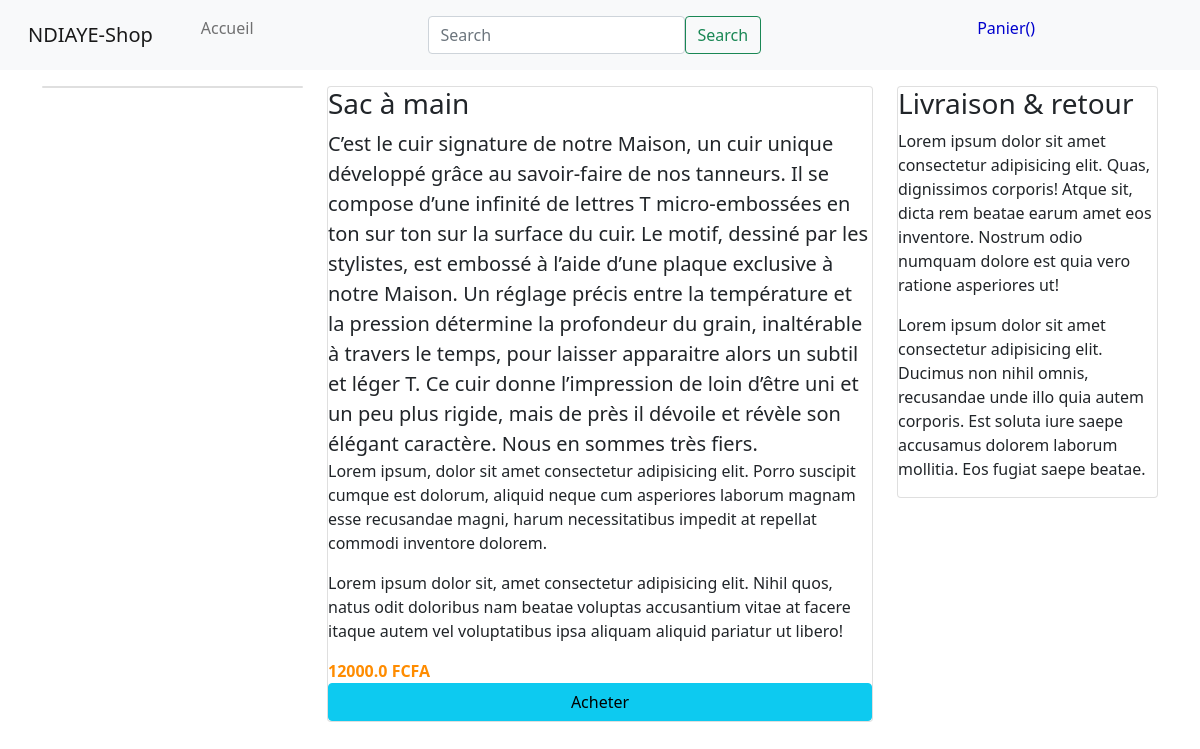
/show/1/, run on the app's committed database.
### shop/models.py (models this page shows, shortened)
class Produit(models.Model):
	titre = models.CharField(max_length=200)
	price = models.FloatField()
	description = models.TextField()
	categorie = models.ForeignKey(Categorie,related_name='categorie',on_delete=models.CASCADE)
	image = models.CharField(max_length=500)
	date_ajout = models.DateTimeField(auto_now_add=True)
	class Meta:
		ordering = ['-date_ajout']

### shop/views.py (the view)
# urls.py: path('show/<int:id>/',views.detail_view,name='show'),
def detail_view(request,id):
	produit = Produit.objects.get(id=id)
	context = {'produit':produit}
	return render(request,'shop/show.html',context)

### templates/shop/show.html (shortened to what this page needs)
{% extends 'shop/base.html' %}
{% block content %}
<div class="container">
	<div class="row mt-3">
            <div class="col-lg-3">
                <div class="card">
                </div>
            </div>
            <div class="col-lg-6">
                <div class="card">
                    <div class="h3">{{ produit.titre }}</div>
                    <div class="lead">{{ produit.description }}</div>
                    <p>Lorem ipsum, dolor sit amet consectetur adipisicing elit. Porro suscipit cumque est dolorum, aliquid neque cum asperiores laborum magnam esse recusandae magni, harum necessitatibus impedit at repellat commodi inventore dolorem.</p>
                    <p>Lorem ipsum dolor sit, amet consectetur adipisicing elit. Nihil quos, natus odit doloribus nam beatae voluptas accusantium vitae at facere itaque autem vel voluptatibus ipsa aliquam aliquid pariatur ut libero!</p>
                    <div  style="color: darkorange;"><strong>{{ produit.price }} FCFA</strong></div>
                    <div style="float: right;" class="btn btn-info">Acheter</div>
                </div>
            </div>
            <div class="col-lg-3">
                <div class="card">
                    <h3>Livraison & retour</h3>
                    <p>Lorem ipsum dolor sit amet consectetur adipisicing elit. Quas, dignissimos corporis! Atque sit, dicta rem beatae earum amet eos inventore. Nostrum odio numquam dolore est quia vero ratione asperiores ut!</p>
                    <p>Lorem ipsum dolor sit amet consectetur adipisicing elit. Ducimus non nihil omnis, recusandae unde illo quia autem corporis. Est soluta iure saepe accusamus dolorem laborum mollitia. Eos fugiat saepe beatae.</p>
                </div>
            </div>
	</div>
</div>
{% endblock  %}

### data on the page
Produit: titre "Sac à main", description "C’est le cuir signature de notre Maison, un cuir unique développé grâce au savoir-faire de nos tanneurs. Il se compose d’une infinité de lettres T micro-embossées en ton sur ton sur la surface du cuir. Le motif, dessiné par les stylistes, est embossé à l’aide d’une plaque exclusive à notre Maison. Un réglage précis entre la température et la pression détermine la profondeur du grain, inaltérable à travers le temps, pour laisser apparaitre alors un subtil et léger T. Ce cuir donne l’impression de loin d’être uni et un peu plus rigide, mais de près il dévoile et révèle son élégant caractère. Nous en sommes très fiers.", price "12000.0"
